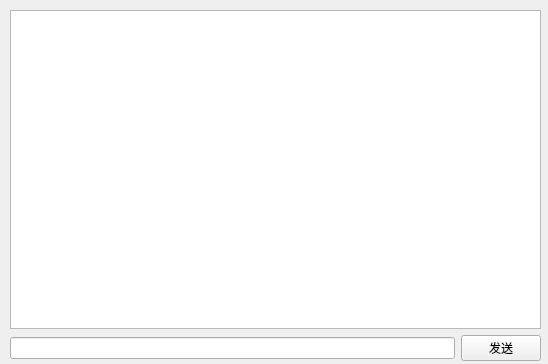
<?xml version="1.0" encoding="UTF-8"?>
<ui version="4.0">
 <class>Widget</class>
 <widget class="QWidget" name="Widget">
  <property name="geometry">
   <rect>
    <x>0</x>
    <y>0</y>
    <width>548</width>
    <height>364</height>
   </rect>
  </property>
  <property name="windowTitle">
   <string>Widget</string>
  </property>
  <widget class="QWidget" name="">
   <property name="geometry">
    <rect>
     <x>10</x>
     <y>10</y>
     <width>531</width>
     <height>351</height>
    </rect>
   </property>
   <layout class="QVBoxLayout" name="verticalLayout">
    <item>
     <widget class="QPlainTextEdit" name="plainTextEdit"/>
    </item>
    <item>
     <layout class="QHBoxLayout" name="horizontalLayout">
      <item>
       <widget class="QLineEdit" name="lineEdit"/>
      </item>
      <item>
       <widget class="QPushButton" name="pushButton">
        <property name="text">
         <string>发送</string>
        </property>
       </widget>
      </item>
     </layout>
    </item>
   </layout>
  </widget>
 </widget>
 <resources/>
 <connections/>
</ui>
